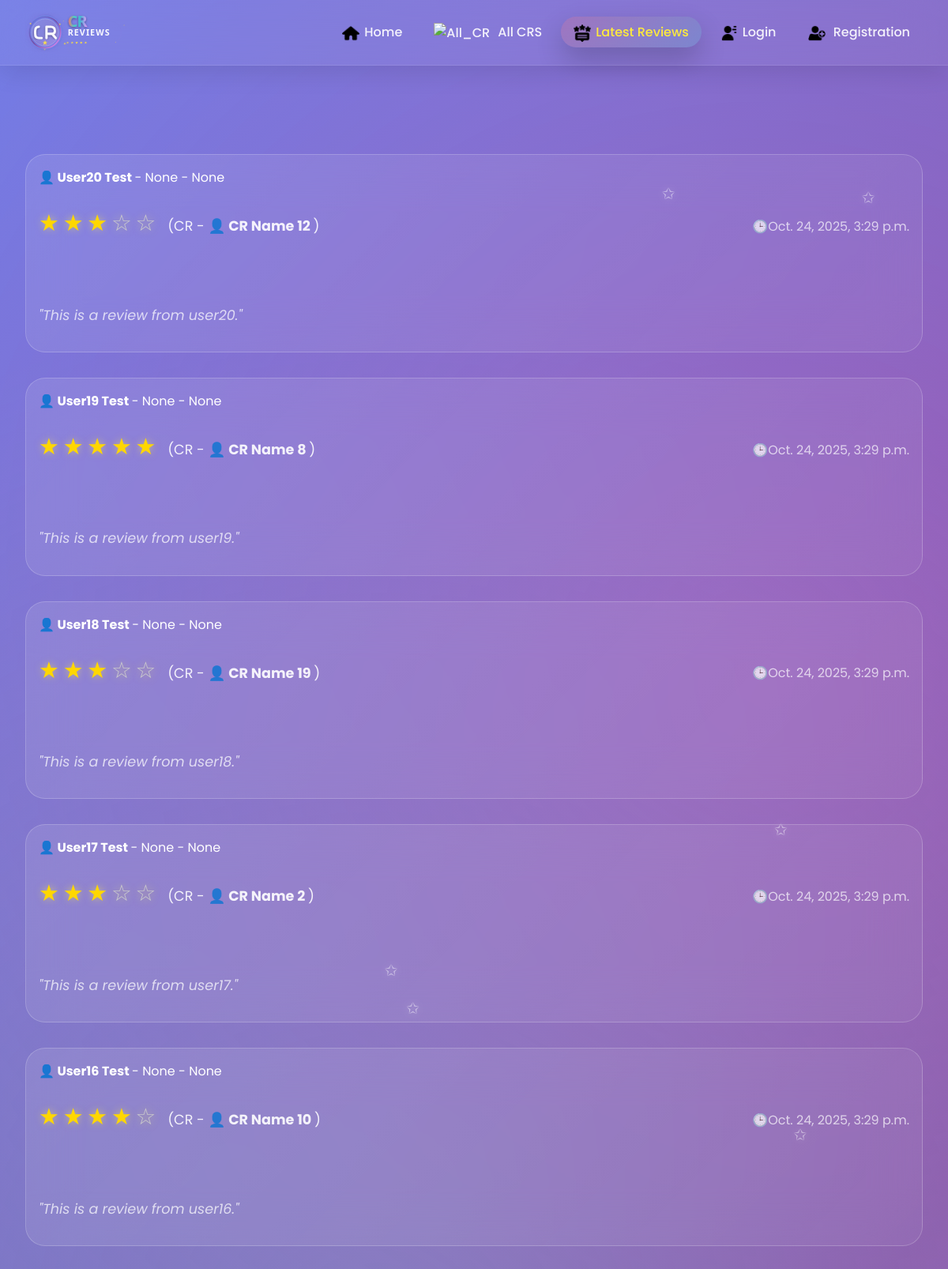
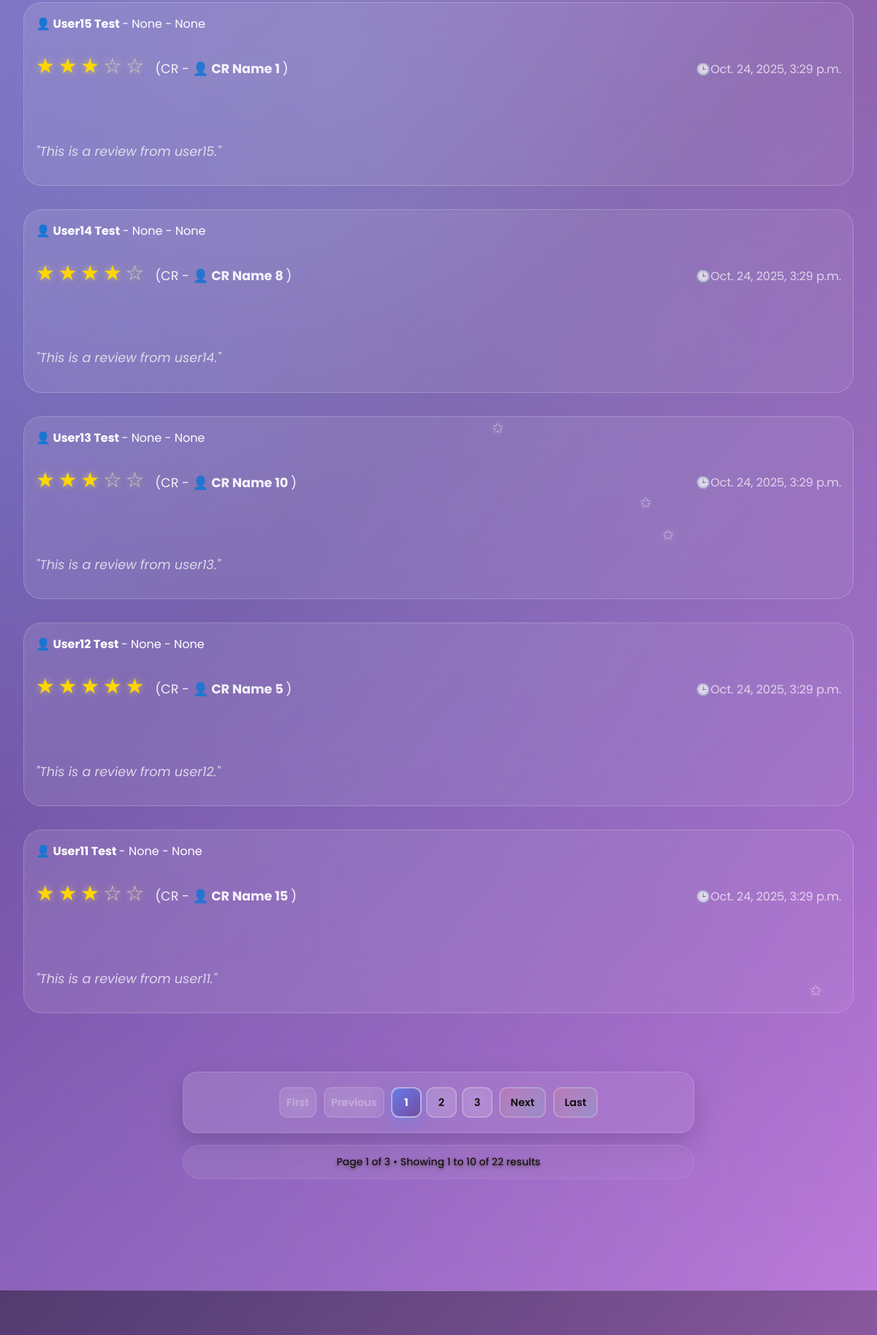
The app's page /latest_reviews/ (upper part), older data (2 pictures, top to bottom).
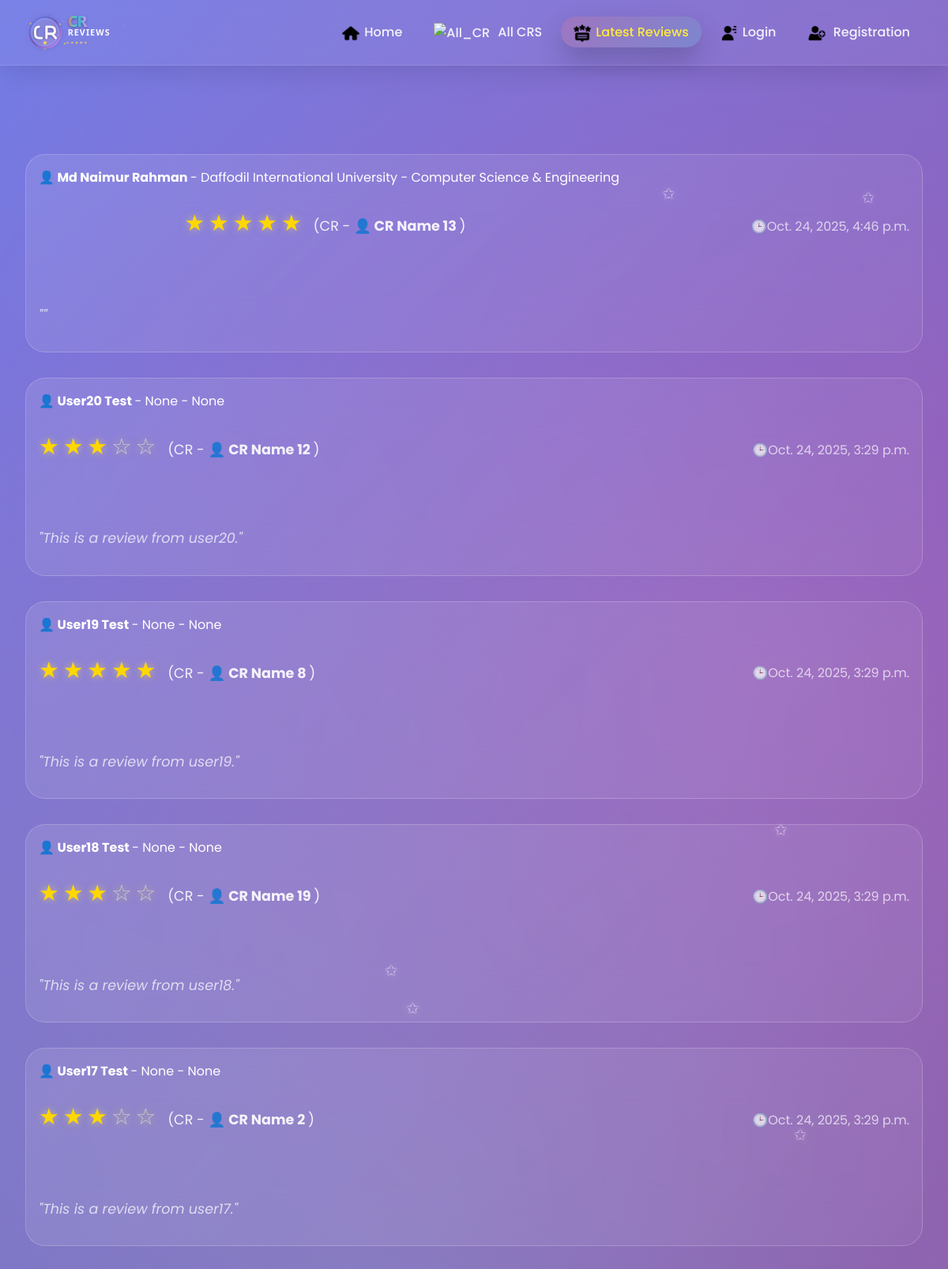
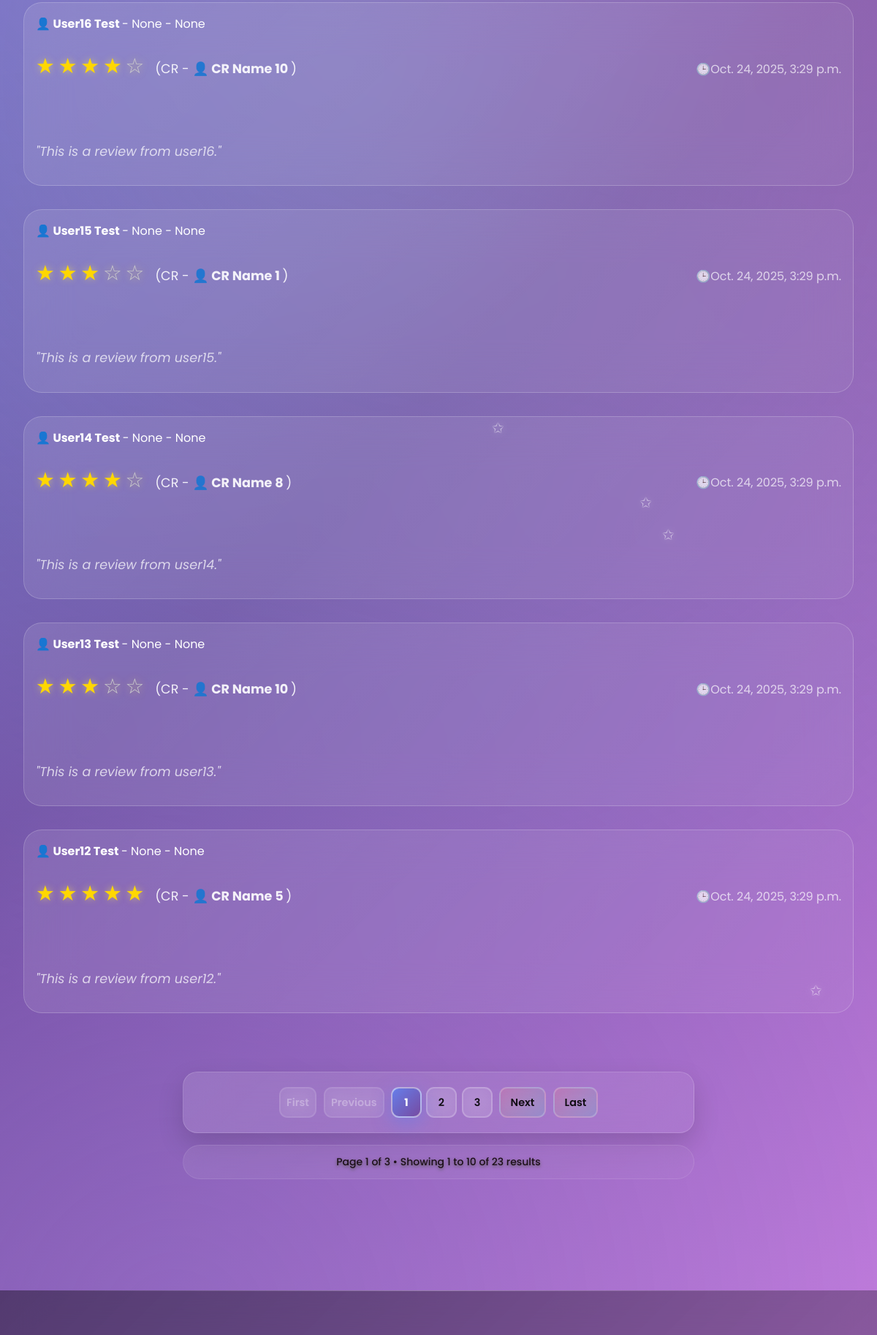
The same page, newer data (2 pictures, top to bottom).
### cr/models.py (models this page shows, shortened)
class Review(models.Model):
    user=models.OneToOneField('userprofile.User', on_delete=models.CASCADE,related_name='userreviews')
    cr_profile=models.ForeignKey(CrProfile, on_delete=models.CASCADE,related_name='cr_reviews')
    rating = models.PositiveSmallIntegerField()
    description = models.TextField(blank=True, null=True)
    slug = models.SlugField(unique=True, blank=True)
    created_at = models.DateTimeField(auto_now_add=True)
    updated_at = models.DateTimeField(auto_now=True)
    deleted_at = models.DateTimeField(blank=True, null=True)

class CrProfile(models.Model):
    user=models.OneToOneField('userprofile.User', on_delete=models.CASCADE,related_name='user_profile')
    university=models.ForeignKey(University, on_delete=models.CASCADE,related_name='university_crs')
    department=models.ForeignKey(Department, on_delete=models.CASCADE,related_name='department_crs')
    cr_status = models.CharField(
    max_length=20,
    choices=[('Present', 'Present CR'), ('Former', 'Former CR')],
    default='Present'
    )
    profile_picture = models.ImageField(upload_to='cr_profile_pictures/', blank=True, null=True)
    name = models.CharField(max_length=100)
    gender = models.CharField(choices=[('M', 'Male'), ('F', 'Female')], max_length=1)
    email = models.EmailField(blank=True, null=True)
    phone = models.CharField(max_length=30, blank=True, null=True)
    st_id = models.CharField(max_length=50, unique=True)
    batch = models.CharField(max_length=20)
    dept_batch = models.CharField(max_length=20 , blank=True, null=True)
    section = models.CharField(max_length=10)
    bio = models.TextField(blank=True, null=True)
    date_of_birth = models.DateField(blank=True, null=True)
    slug = models.SlugField(unique=True, blank=True)
    facebook_url = models.URLField(default='https://www.facebook.com/')
    instagram_url = models.URLField(default='https://www.instagram.com/')
    linkedin_url = models.URLField(default='https://www.linkedin.com/')
    created_at=models.DateTimeField(auto_now_add=True)
    updated_at=models.DateTimeField(auto_now=True)
    deleted_at=models.DateTimeField(auto_now=True,blank=True,null=True)

class University(models.Model):
    Public = "Public"
    Private = "Private"
    university_type = [
        (Public,"Public"),
        (Private,"Private"),
    ]
    title =models.CharField(max_length=100,unique=True,blank=False,null=False)
    type =models.CharField(max_length=100,choices=university_type)
    address=models.CharField(max_length=150, blank=True, null=True)
    slug=models.SlugField(blank=True,unique=True)
    created_at=models.DateTimeField(auto_now_add=True)
    updated_at=models.DateTimeField(auto_now=True)
    daleted_at=models.DateTimeField(auto_now=True,blank=True,null=True)
    def __str__(self):
        return self.title

class Department(models.Model):
    university=models.ForeignKey(University, on_delete=models.CASCADE,related_name='departments')
    title=models.CharField(max_length=50,unique=True,blank=False,null=False)
    code=models.CharField(max_length=50,unique=True,blank=True,null=True)
    slug=models.SlugField(blank=True,unique=True)
    created_at=models.DateTimeField(auto_now_add=True)
    updated_at=models.DateTimeField(auto_now=True)
    daleted_at=models.DateTimeField(auto_now=True,blank=True,null=True)
    def __str__(self):
        return self.title

### userprofile/models.py (models this page shows, shortened)
class User(AbstractBaseUser,PermissionsMixin):
    university=models.ForeignKey(University, on_delete=models.SET_NULL,related_name='university',null=True,blank=True)
    department=models.ForeignKey(Department, on_delete=models.SET_NULL,related_name='department',null=True,blank=True)
    profile_picture=models.ImageField(upload_to=user_profile_picture_path,null=True,blank=True)
    first_name = models.CharField(max_length=50)
    last_name = models.CharField(max_length=50)
    gender = models.CharField(choices=[('M', 'Male'), ('F', 'Female')], max_length=1)
    email = models.EmailField(unique=True)
    phone=models.CharField(max_length=20,null=True,blank=True)
    date_of_birth=models.DateField(null=True,blank=True)
    student_id=models.CharField(max_length=50,unique=True,null=True,blank=True)
    batch=models.CharField(max_length=20,null=True,blank=True)
    dept_batch = models.CharField(max_length=20 , blank=True, null=True)
    section=models.CharField(max_length=20,null=True,blank=True)
    bio=models.TextField(null=True,blank=True)
    facebook_url=models.URLField(default='https://www.facebook.com/')
    instagram_url=models.URLField(default='https://www.instagram.com/')
    linkedin_url=models.URLField(default='https://www.linkedin.com/')
    role=models.CharField(max_length=20, default='student')
    slug=models.SlugField(blank=True,unique=True)
    is_active = models.BooleanField(default=True)
    is_staff = models.BooleanField(default=False)
    created_at = models.DateTimeField(auto_now_add=True)
    updated_at = models.DateTimeField(auto_now=True)
    deleted_at = models.DateTimeField(blank=True, null=True)
    USERNAME_FIELD = 'email'
    REQUIRED_FIELDS = ['first_name','last_name']
    objects = CustomUserManager()
    def get_full_name(self):
        return f"{self.first_name} {self.last_name}"

### cr/views.py (the view)
# urls.py: path('latest_reviews/',latest_reviews,name='latest_reviews'),
def latest_reviews(request):
    reviews=Review.objects.all().order_by('-created_at')
    paginator = Paginator(reviews,10)
    page_number = request.GET.get('page',1)
    try:
        reviews = paginator.page(page_number)
    except PageNotAnInteger:
        reviews = paginator.page(1)
    except EmptyPage:
        reviews = paginator.page(1)
    context={
        'review':reviews,
        'paginator':paginator,
    }
    return render(request,'latest_reviews.html',context)

### templates/latest_reviews.html (shortened to what this page needs)
{% extends 'base.html' %}
{% load  static %}
{% block content %}
    <div id="latest-reviews" class="page">
        <div class="container">
            <div class="section">
                 {% for review in review %}
                <div class="review-card">
                    <div class="review-header">
                        <div>
                             <strong><a href="{% url 'user_view' review.user.slug %}" style="text-decoration: none; color: inherit;">👤 {{review.user.get_full_name}}</a> </strong> - {{review.user.university}} - {{review.user.department}}
                            <div class="rating">
                                {% for i in "12345" %} {% if forloop.counter <= review.rating %}
                                <span class="star filled">★</span>
                                {% else %}
                                <span class="star">☆</span>
                                {% endif %}
                                {% endfor %}
                                <span class="review_cr">(CR - <strong><a href="{% url 'cr_profile' review.cr_profile.slug %}" style="text-decoration: none; color: inherit;">👤 {{review.cr_profile.name}}</a> </strong>)</span>
                            </div>
                        </div>
                        <div style="color: rgba(255,255,255,0.7); font-weight: 400;">🕒{{review.created_at}}</div>
                    </div>
                    <div class="review-text">
                        "{{review.description}}"
                    </div>
                </div>
                {% endfor %}
            </div>
            {% if review.has_other_pages %}
            <div class="pagination-section">
                <div class="pagination">
                    {% if review.has_previous %}
                        <a href="?page=1" class="pagination-btn pagination-first">
                            <span>First</span>
                        </a>
                        <a href="?page={{ review.previous_page_number }}" class="pagination-btn pagination-prev">
                            <span>Previous</span>
                        </a>
                    {% else %}
                        <span class="pagination-btn pagination-disabled">
                            <span>First</span>
                        </span>
                        <span class="pagination-btn pagination-disabled">
                            <span>Previous</span>
                        </span>
                    {% endif %}
                    <div class="pagination-numbers">
                        {% for num in review.paginator.page_range %}
                            {% if review.number == num %}
                                <span class="pagination-btn pagination-active">{{ num }}</span>
                            {% elif num > review.number|add:'-3' and num < review.number|add:'3' %}
                                <a href="?page={{ num }}" class="pagination-btn">{{ num }}</a>
                            {% endif %}
                        {% endfor %}
                    </div>
                    {% if review.has_next %}
                        <a href="?page={{ review.next_page_number }}" class="pagination-btn pagination-next">
                            <span>Next</span>
                        </a>
                        <a href="?page={{ review.paginator.num_pages }}" class="pagination-btn pagination-last">
                            <span>Last</span>
                        </a>
                    {% endif %}
                </div>
                <div class="pagination-info">
                    <p>Page {{ review.number }} of {{ review.paginator.num_pages }} • Showing {{ review.start_index }} to {{ review.end_index }} of {{ review.paginator.count }} results</p>
                </div>
            </div>
            {% endif %}
        </div>
    </div>
{% endblock content %}

Row changes from the older to the newer data that the page shows:
no longer on this page (row unchanged): Review: user.get_full_name "User11 Test", user.university "None", user.department "None", rating 3 (drawn), cr_profile.name "CR Name 15", created_at "Oct. 24, 2025, 3:29 p.m.", description "This is a review from user11."
added Review: user.get_full_name "Md Naimur Rahman", user.university "Daffodil International University", user.department "Computer Science & Engineering", rating 5 (drawn), cr_profile.name "CR Name 13", created_at "Oct. 24, 2025, 4:46 p.m."
Text that changed along with them:
{{ review.paginator.count }}: "22" → "23"
